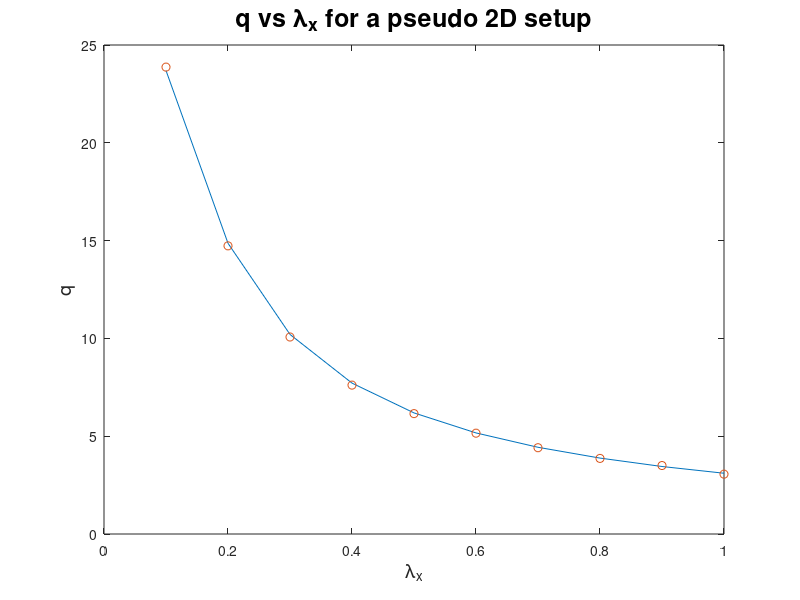
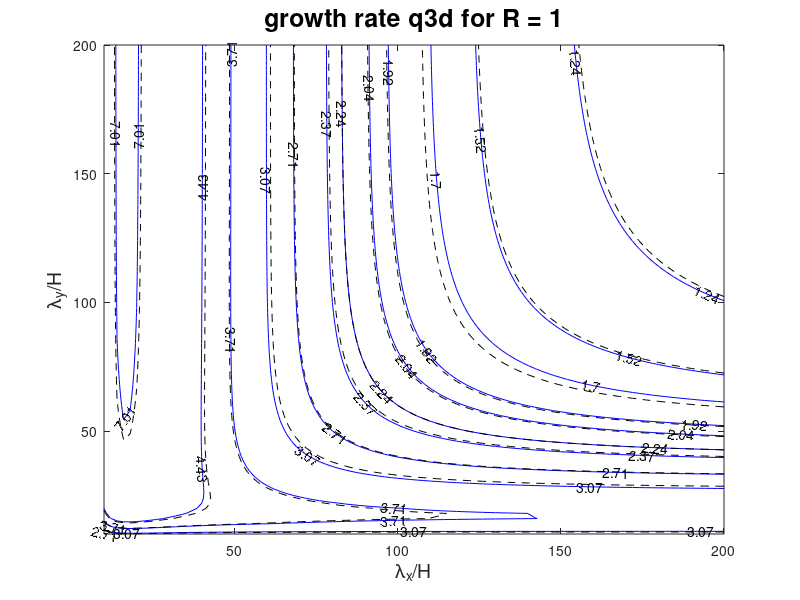
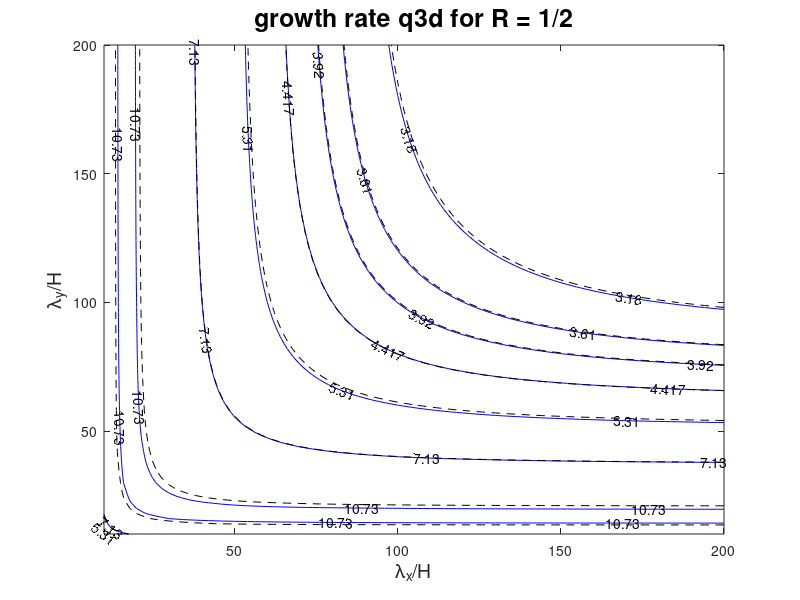

Recreate these plots in MATLAB, in order.
% plot
clear all, close all

% pseudo 2D cylindrical

lambda_x = [0.1 0.2 0.3 0.4 0.5 0.6 0.7 0.8 0.9 1];

q_th = [23.695022800 14.863101100 10.202873500 7.714419520 6.191435800 5.167653610 4.433314060 3.881244630 ...
        3.451220960 3.106864490];

q_comp = [23.869811300 14.731754700 10.071490800 7.611881460 6.154400640 5.154395960 4.411516220 3.864560300 ...
          3.500603100 3.059220390];

figure(1)
plot(lambda_x, q_th)
hold on
plot(lambda_x, q_comp, 'o')
xlabel('\lambda_x', 'fontsize', 14)
ylabel('q', 'fontsize', 14)
title('q vs \lambda_x for a pseudo 2D setup','fontsize', 18)

% compression in one direction and perturbation applied in both directions


H = 0.5e-2;

lambda_x = 0.05:0.01:1;
lambda_z = 0.05:0.01:1;

[lambda_x_2D, lambda_z_2D] = meshgrid(lambda_x, lambda_z);


kx = 2*pi./lambda_x_2D;
kz = 2*pi./lambda_z_2D;
lam = sqrt(kx.^2 + kz.^2);




mu_l = 100;                                                                   % viscosity of the layer
mu_m = 1;                                                                % viscosity of the matrix
exx  = -0.3;                                                                % strain rate in x
ezz  = -0.0;                                                                % strain rate in z
eyy  = -(exx+ezz);                                                          % strain rate in y assuming incompressibility

R = -exx/eyy;                                                               % normalized strain rate in x direction
v = mu_m/mu_l;                                                              % viscosity contrast
                                                                            % wavenumber
 kx_2 = kx.^2;
 kz_2 = kz.^2;
%
% k = (kx_2+kz_2).^0.5;
 k = lam*H;

 q = (-4*k)*(1-v)./ (2*k*(1-v.^2) -(1+v).^2*exp(k) + (1-v).^2*exp(-k));
 q3D_norm = - q/2.*( (kx_2./lam.^2)*exx + (kz_2./lam.^2)*ezz - eyy);



figure(2)
%[c,h] = contour(lambda_x_2D/H,lambda_z_2D/H,q3D_norm_2);


% theoritical growth rate
c = [7.01 4.43 3.71 3.07 2.71 2.37 2.24 2.04 1.92 1.70 1.52 1.24];

% computed growth rate
d = [6.90 4.34 3.74 3.01 2.70 2.35 2.24 2.05 1.93 1.74 1.51 1.23];

[c,h] = contour(lambda_x_2D/H,lambda_z_2D/H,q3D_norm,c,'LineColor','blue');
hold on
[d,j] = contour(lambda_x_2D/H,lambda_z_2D/H,q3D_norm,d,'--','LineColor','black');

xlabel('\lambda_x/H','fontsize', 14)
ylabel('\lambda_y/H','fontsize', 14)
title('growth rate q3d for R = 1','fontsize', 18)

clabel(c,h)


% compression in 2 directions

ezz2 = -0.3;
eyy2 = -(exx+ezz2);

q3D_norm_2 = - q/2.*( (kx_2./lam.^2)*exx + (kz_2./lam.^2)*ezz2 - eyy2);

figure(3)
%[c,h] = contour(lambda_x_2D/H,lambda_z_2D/H,q3D_norm_2);


% theoritical growth rate
e = [10.73 7.13 5.31 4.417 3.92 3.61 3.18];

% computed growth rate
f = [10.50 7.12 5.24 4.42 3.91 3.60 3.16];

[e,i] = contour(lambda_x_2D/H,lambda_z_2D/H,q3D_norm_2,e,'LineColor','blue');
hold on
[f,g] = contour(lambda_x_2D/H,lambda_z_2D/H,q3D_norm_2,f,'--','LineColor','black');

xlabel('\lambda_x/H','fontsize', 14)
ylabel('\lambda_y/H','fontsize', 14)
title('growth rate q3d for R = 1/2','fontsize', 18)

clabel(e,i)
